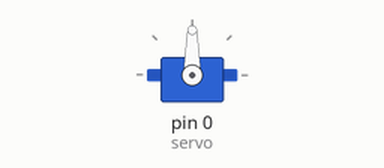
Recording of a sketch running on a simulated Arduino Uno, built with avr-gcc and run on an emulated ATmega328P. On the bench: servo.

Above: at 0.05 s.
At 2.0 s:
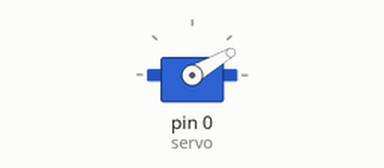
At 4.0 s:
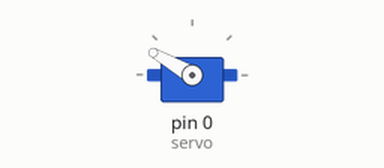
Timing chart, 0 to 5.2 s (numbered marks = the images above):
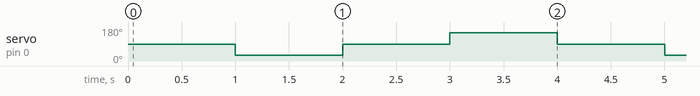

The sketch:

Lesson05.ino
```cpp
// 対象ボード: Seeed XIAO nRF52840

#include <Servo.h>

Servo servo;

void setup() {
  servo.attach(0);  // D0
}

void loop() {
  servo.write(90);
  delay(1000);

  servo.write(30);
  delay(1000);

  servo.write(90);
  delay(1000);

  servo.write(150);
  delay(1000);
}
```

Measured:
- by itself, servo on pin 0 (servo): repeats every 4.0 s: 90° 1.0 s, 150° 1.0 s, 90° 1.0 s, 30° 1.0 s
